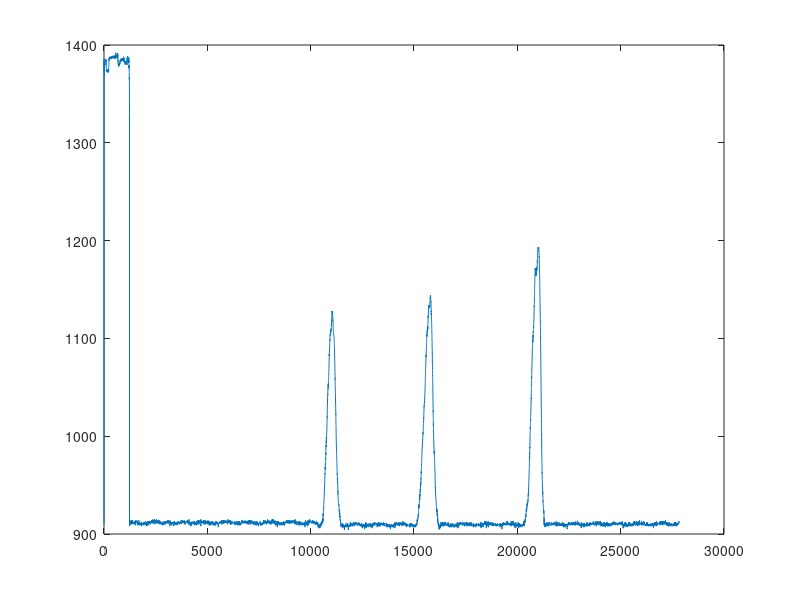
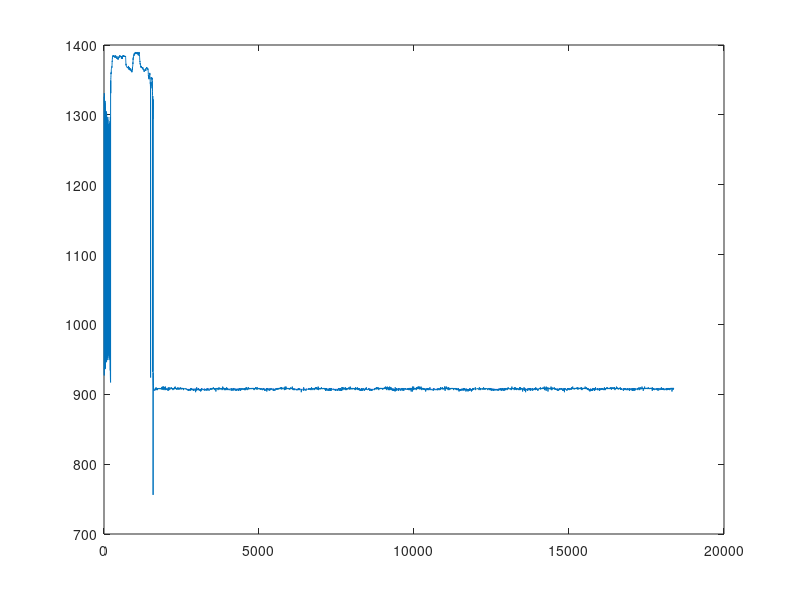
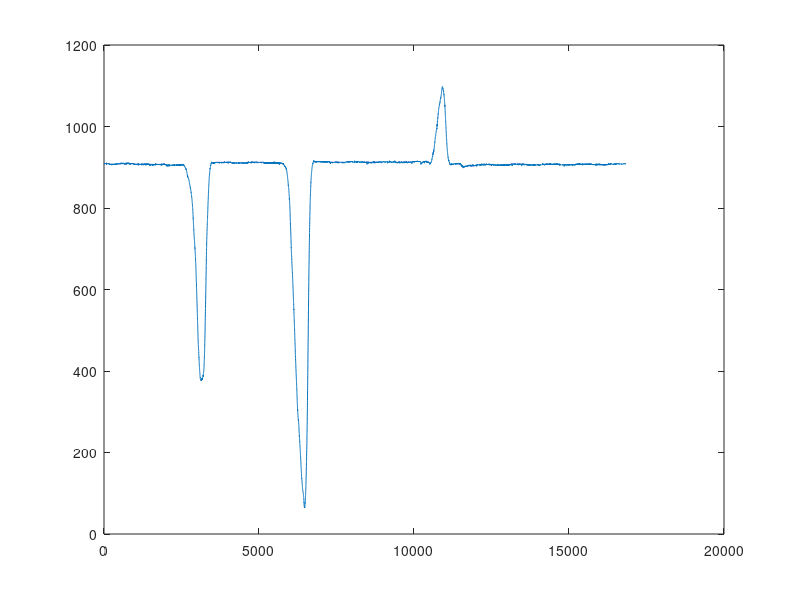
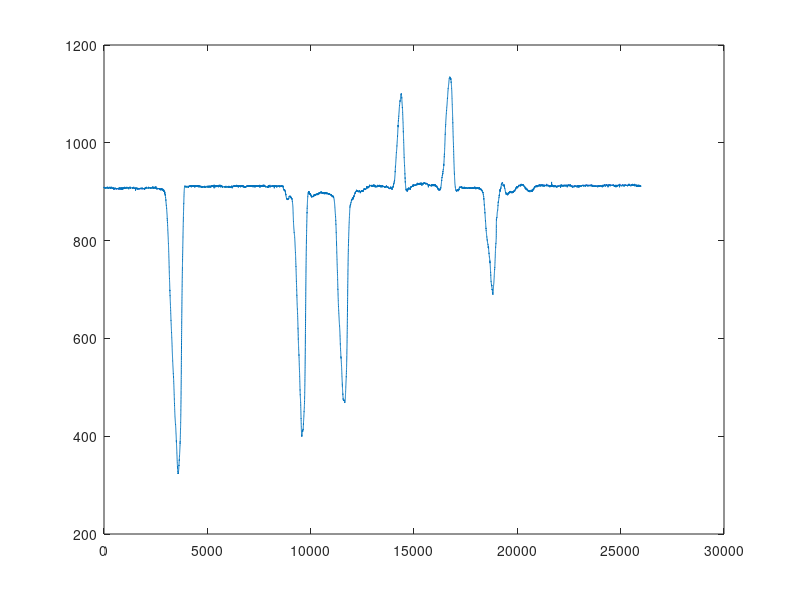

MATLAB code for these plots, in order:
close all;
clc

t1 = load('AB_LCtest1.txt');
t2 = load('AB_LCtest2.txt');
t3 = load('AB_LCtest3.txt');
t4 = load('AB_LCtest4.txt');
ta1 = load('loadcelltest7.txt');
ta2 = load('loadcelltest8.txt');
ta3 = load('loadcelltest9.txt');

T1 = t1(:,1);
T2 = t2(:,1);
T3 = t3(:,1);
T4 = t4(:,1);

Ta1 = ta1(:,1);
Ta2 = ta2(:,1);
Ta3 = ta3(:,1);

%% Std

StdT1 = std(T1(3000:9000));
StdT2 = std(T2(3000:6000));
StdT3 = std(T3(7000:10000));
StdTa1 = std(Ta1(7000:10000));
StdTa2 = std(Ta2(2000:5000));
StdTa3 = std(Ta3(7000:10000));

%% Plotting
figure(1)
plot(T1)

figure(2)
plot(T2)

figure(3)
plot(T3)

figure(4)
plot(T4)

figure(5)
plot(Ta1)

figure(6)
plot(Ta2)

figure(7)
plot(Ta3)




